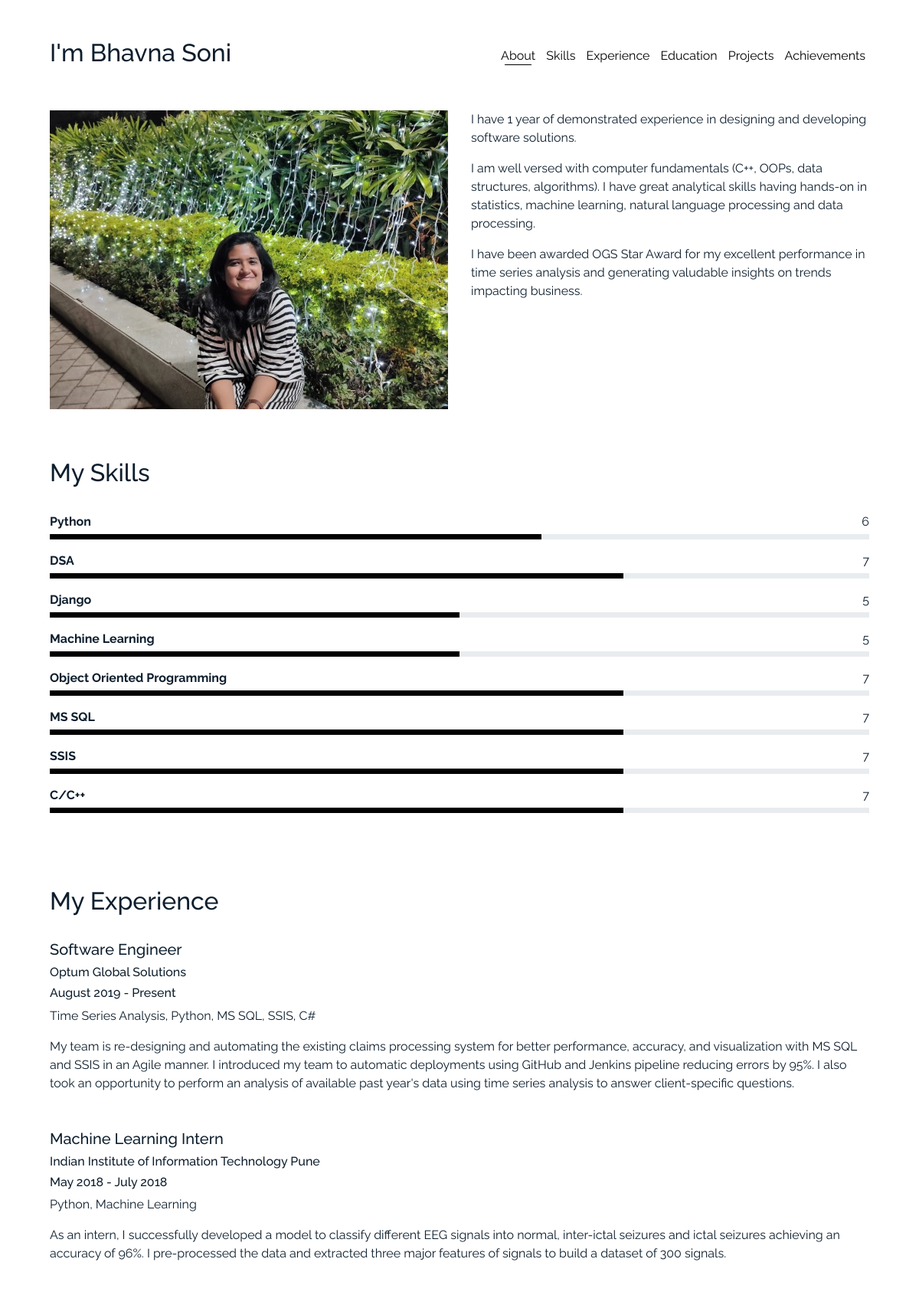
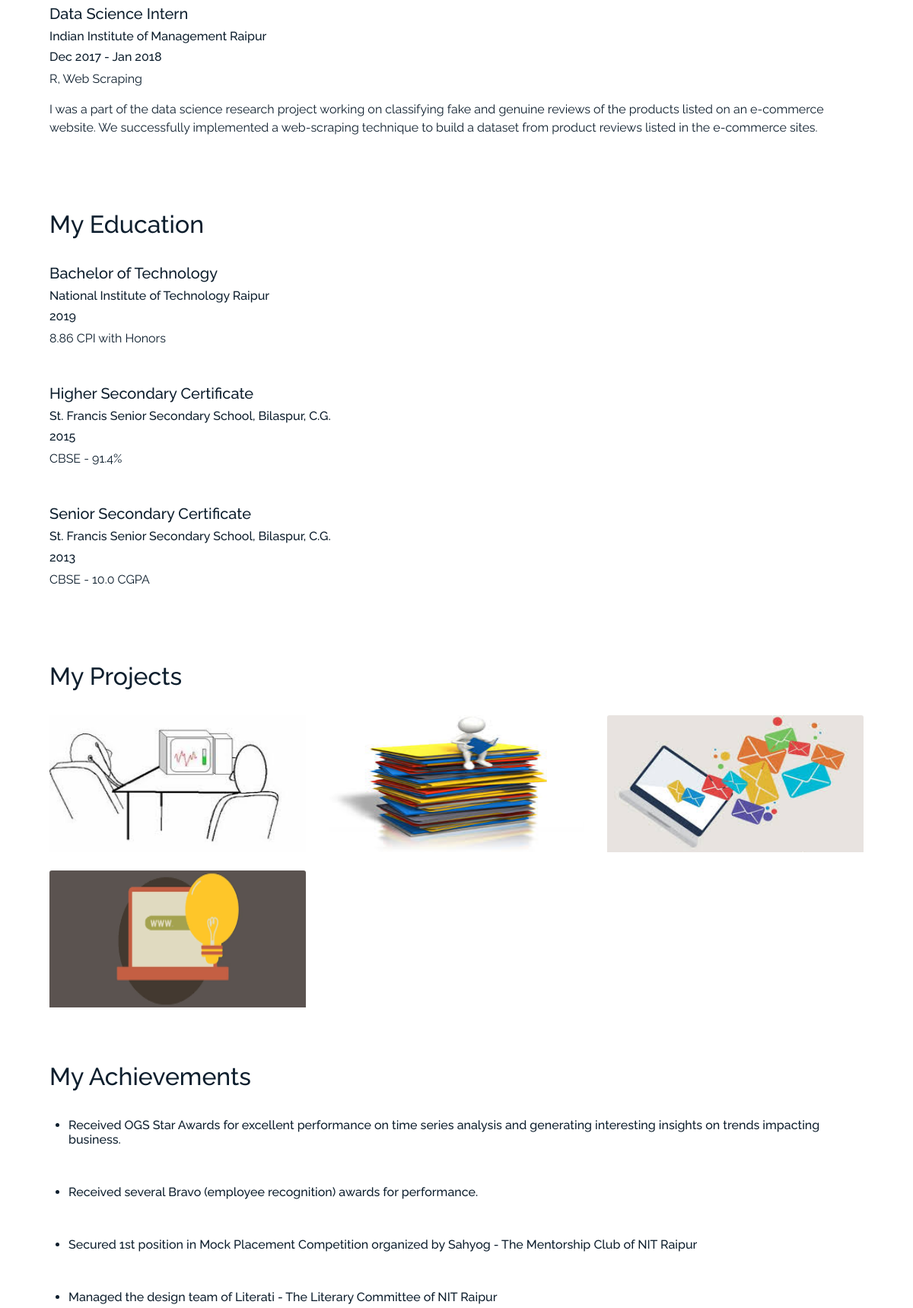
Screenshot of /resume/ (upper part) with the database file from the repository (2 pictures, top to bottom).
### resume/models.py (models this page shows)
class Skill(models.Model):
    skill = models.CharField(max_length = 100)
    rating = models.IntegerField()
    @property
    def calPer(self):
        return self.rating*10

class Experience(models.Model):
    title = models.CharField(max_length = 200)
    company = models.CharField(max_length = 200)
    duration = models.CharField(max_length = 100)
    technology = models.CharField(max_length=400)
    description = models.TextField()

class Education(models.Model):
    degree = models.CharField(max_length=200)
    year = models.IntegerField()
    school = models.CharField(max_length = 300)
    result = models.CharField(max_length=100)
    description = models.TextField()

class Project(models.Model):
    title = models.CharField(max_length=200)
    technology = models.CharField(max_length=200)
    description = models.TextField()
    image = models.FilePathField(path='resume\static\media')
    link = models.URLField(default='https://github.com/bhavnas23')
    @property
    def imgPath(self):
        return self.image.replace('resume', '')

class Achievement(models.Model):
    description = models.TextField()

### resume/views.py (the view)
# urls.py: path("", resume_index, name="resume_index"),
def resume_index(request):
    skills = Skill.objects.all()
    experience = Experience.objects.all()
    education = Education.objects.all()
    projects = Project.objects.all()
    achievements = Achievement.objects.all()
    context = {
        'skills' : skills,
        'experience': experience,
        'education': education,
        'projects': projects,
        'achievements': achievements
    }
    return render(request, 'main_template.html', context)

### resume/templates/main_template.html (shortened to what this page needs)
<!DOCTYPE html>
{% load static %}
<html lang="en">
<head>
  <link href="{% static 'assets/vendor/bootstrap/css/bootstrap.min.css' %}" rel="stylesheet">
  <link href="{% static 'assets/vendor/icofont/icofont.min.css' %}" rel="stylesheet">
  <link href="{% static 'assets/vendor/aos/aos.css' %}" rel="stylesheet">
  <link href="{% static 'assets/vendor/line-awesome/css/line-awesome.min.css' %}" rel="stylesheet">
  <link href="{% static 'assets/vendor/owl.carousel/assets/owl.carousel.min.css' %}" rel="stylesheet">
  <link href="{% static 'assets/css/style.css' %}" rel="stylesheet">
</head>
<body>
 <main id="main">
    <section class="section site-portfolio" id="resume">
      <div class="container">
        <div class="row mb-5 align-items-center">
          <div class="col-md-6 col-lg-6 mb-4 mb-lg-0" data-aos="fade-up">
            <h2>I'm Bhavna Soni</h2>
          </div>
          <div class="col-md-6 col-lg-6 text-left text-lg-right" data-aos="fade-up" data-aos-delay="100">
            <div id="filters" class="filters">
              <a href="#about" class="active">About</a>
              <a href="#skills" >Skills</a>
              <a href="#experience" >Experience</a>
              <a href="#education" >Education</a>
              <a href="#projects" >Projects</a>
              <a href="#achievements" >Achievements</a>
            </div>
          </div>
          </div>
        </div>
    </section>
     <section id="about" class="section pb-5">
         <div class="container">
             <div class="row">
                 <div class="col-12 col-sm-6 col-md-6 col-lg-6   ml-auto" data-aos="fade-up">
                     <p><img src="{% static 'media/profile.png' %}" alt="Profile Pic" class="img-fluid" height="50"></p>
                 </div>
                 <div class="col-12 col-md-6 ml-auto order-2" data-aos="fade-up">
                     <p>I have 1 year of demonstrated experience in designing and developing software solutions.</p>
                     <p>I am well versed with computer fundamentals (C++, OOPs, data structures, algorithms). I have great analytical skills having hands-on in
                        statistics, machine learning, natural language processing and data processing.
                     </p>
                     <p>I have been awarded OGS Star Award for my excellent performance in time series analysis and generating valudable insights on trends impacting business.</p>
                 </div>
             </div>
         </div>
     </section>
     <section id="skills" class="section pb-5">
         <div class="container">
             <div class="row mb-4 align-items-center">
                 <div class="col-md-6" data-aos="fade-up">
                     <h2>My Skills</h2>
                 </div>
             </div>
         </div>
        <div class="site-section pb-0">
            <div class="container">
                <div class="mb-5" data-aos="fade-up">
                    <ul class="list-unstyled">
                          {% for skll in skills %}
                          <li class="mb-3">
                            <div class="d-flex mb-1">
                              <strong>{{skll.skill}}</strong>
                              <span class="ml-auto">{{skll.rating}}</span>
                            </div>
                            <div class="progress custom-progress">
                              <div class="progress-bar" role="progressbar" style="width: {{skll.calPer}}%" aria-valuenow="{{skll.calPer}}" aria-valuemin="0" aria-valuemax="100"></div>
                            </div>
                          </li>
                          {% endfor %}
                    </ul>
                </div>
            </div>
        </div>
     </section>
     <section id="experience" class="section pb-5">
      <div class="container">
        <div class="row mb-4 align-items-center">
          <div class="col-md-6" data-aos="fade-up">
            <h2>My Experience</h2>
          </div>
        </div>
      </div>
      <div class="site-section pb-0">
        <div class="container">
            {% for exp in experience %}
                <div class="mb-5" data-aos="fade-up" data-aos-delay="">
                  <h3 class="h3 mb-2">{{exp.title}}</h3>
                  <h5 class="h4 mb-2">{{exp.company}}</h5>
                  <h5 class="h4 mb-2">{{exp.duration}}</h5>
                  <p>{{exp.technology}}</p>
                  <p>
                      {{exp.description}}
                  </p>
                </div>
              {% endfor %}
        </div>
      </div>
    </section>
    <section id="education" class="section pb-5">
      <div class="container">
        <div class="row mb-4 align-items-center">
          <div class="col-md-6" data-aos="fade-up">
            <h2>My Education</h2>
          </div>
        </div>
      </div>
      <div class="site-section pb-0">
        <div class="container">
            {% for edu in education %}
                <div class="mb-5" data-aos="fade-up" data-aos-delay="">
                  <h3 class="h3 mb-2">{{edu.degree}}</h3>
                  <h5 class="h4 mb-2">{{edu.school}}</h5>
                  <h5 class="h4 mb-2">{{edu.year}}</h5>
                  <p>
                      {{edu.result}}
                  </p>
                </div>
              {% endfor %}
        </div>
      </div>
    </section>
    <section id="projects" class="section pb-5">
      <div class="container">
        <div class="row mb-4 align-items-center">
          <div class="col-md-6" data-aos="fade-up">
            <h2>My Projects</h2>
          </div>
        </div>
      </div>
      <div class="site-section pb-0">
        <div class="container">
         <div id="portfolio-grid" class="row no-gutter" data-aos="fade-up" data-aos-delay="200">
          {% for project in projects %}
           <div class="item web col-sm-6 col-md-4 col-lg-4 mb-4">
            <a href="{{project.link}}" class="item-wrap fancybox">
              <img class="card-img-top img-fluid" src="{{project.imgPath }}">
            </a>
          </div>
          {% endfor %}
         </div>
        </div>
      </div>
    </section>
    <section id="achievements" class="section pb-5">
      <div class="container">
        <div class="row mb-4 align-items-center">
          <div class="col-md-6" data-aos="fade-up">
            <h2>My Achievements</h2>
          </div>
        </div>
      </div>
      <div class="site-section pb-0">
        <div class="container">
          <div class="row">
              <ul>
            {% for achievement in achievements %}
                  <li>
                <div class="mb-5" data-aos="fade-up" data-aos-delay="">
                  <h4 class="h4 mb-2">{{achievement.description}}</h4>
                </div>
                      </li>
              {% endfor %}
                  </ul>
          </div>
        </div>
      </div>
    </section>
  </main>
</body>
</html>

### resume/static/assets/css/style.css (style rules this page uses)
body { font-family: "Raleway", monosapce; color: #0d1e2d; margin : 50px }
a { color: #777; }
h1, h2, h3, h4, h5, h6, p, .font-heading { font-family: "Raleway", sans-serif; }
.section { padding: 1 rem 0; }
.card-img-top { width: 100%; height: 15vw; }
.filters a { color: #000; display: inline-block; padding-left: 5px; padding-right: 5px; position: relative; }
.filters a.active { color: #000; }
.filters a.active:before { content: ""; position: absolute; left: 10px; right: 10px; bottom: 0; height: 1px; background-color: #000; }
.item { border: none; margin-bottom: 30px; }
.item .item-wrap { display: block; position: relative; overflow: hidden; }
.item .item-wrap:after { z-index: 2; position: absolute; content: ""; top: 0; left: 0; right: 0; bottom: 0; background: rgba(0, 0, 0, 0.4); visibility: hidden; opacity: 0; transition: .3s all ease-in-out; }
.item .item-wrap img { transition: .3s transform ease; transform: scale(1); }
.h3 { font-size: 20px; }
.h4 { font-size: 16px; }
.custom-progress { height: 7px; border-radius: 0; }
.custom-progress .progress-bar { background: #000; }

### rows the page displays
Skill: skill "Python", rating "6"
Skill: skill "DSA", rating "7"
Skill: skill "Django", rating "5"
Skill: skill "Machine Learning", rating "5"
Skill: skill "Object Oriented Programming", rating "7"
Skill: skill "MS SQL", rating "7"
Skill: skill "SSIS", rating "7"
Skill: skill "C/C++", rating "7"
Experience: title "Software Engineer", company "Optum Global Solutions", duration "August 2019 - Present", technology "Time Series Analysis, Python, MS SQL, SSIS, C#", description "My team is re-designing and automating the existing claims processing system for better performance, accuracy, and visualization with MS SQL and SSIS in an Agile manner. I introduced my team to automatic deployments using GitHub and Jenkins pipeline reducing errors by 95%. I also took an opportunity to perform an analysis of available past year's data using time series analysis to answer client-specific questions."
Experience: title "Machine Learning Intern", company "Indian Institute of Information Technology Pune", duration "May 2018 - July 2018", technology "Python, Machine Learning", description "As an intern, I successfully developed a model to classify different EEG signals into normal, inter-ictal seizures and ictal seizures achieving an accuracy of 96%. I pre-processed the data and extracted three major features of signals to build a dataset of 300 signals."
Experience: title "Data Science Intern", company "Indian Institute of Management Raipur", duration "Dec 2017 - Jan 2018", technology "R, Web Scraping", description "I was a part of the data science research project working on classifying fake and genuine reviews of the products listed on an e-commerce website. We successfully implemented a web-scraping technique to build a dataset from product reviews listed in the e-commerce sites."
Education: degree "Bachelor of Technology", school "National Institute of Technology Raipur", year "2019", result "8.86 CPI with Honors"
Education: degree "Higher Secondary Certificate", school "St. Francis Senior Secondary School, Bilaspur, C.G.", year "2015", result "CBSE - 91.4%"
Education: degree "Senior Secondary Certificate", school "St. Francis Senior Secondary School, Bilaspur, C.G.", year "2013", result "CBSE - 10.0 CGPA"
Project: shows a picture
Project: shows a picture
Project: shows a picture
Project: shows a picture
Achievement: description "Received OGS Star Awards for excellent performance on time series analysis and generating interesting insights on trends impacting business."
Achievement: description "Received several Bravo (employee recognition) awards for performance."
Achievement: description "Secured 1st position in Mock Placement Competition organized by Sahyog - The Mentorship Club of NIT Raipur"
Achievement: description "Managed the design team of Literati - The Literary Committee of NIT Raipur"
